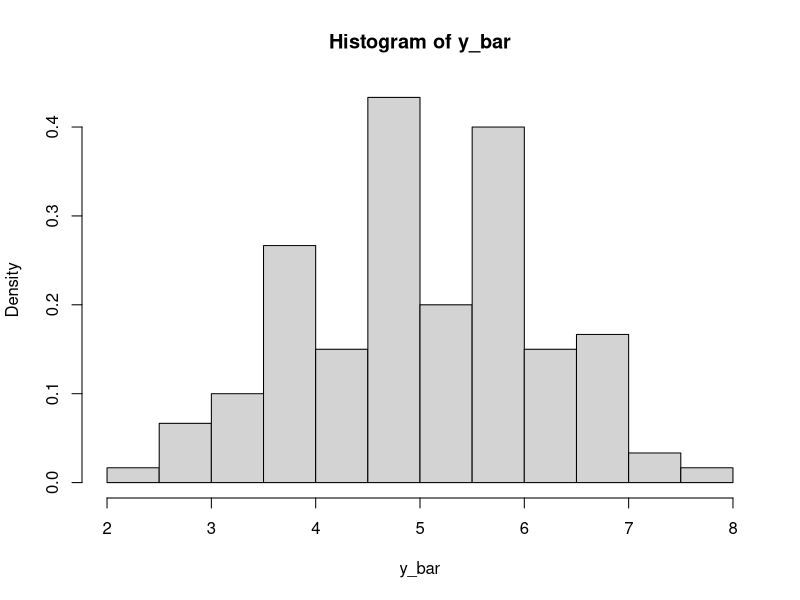
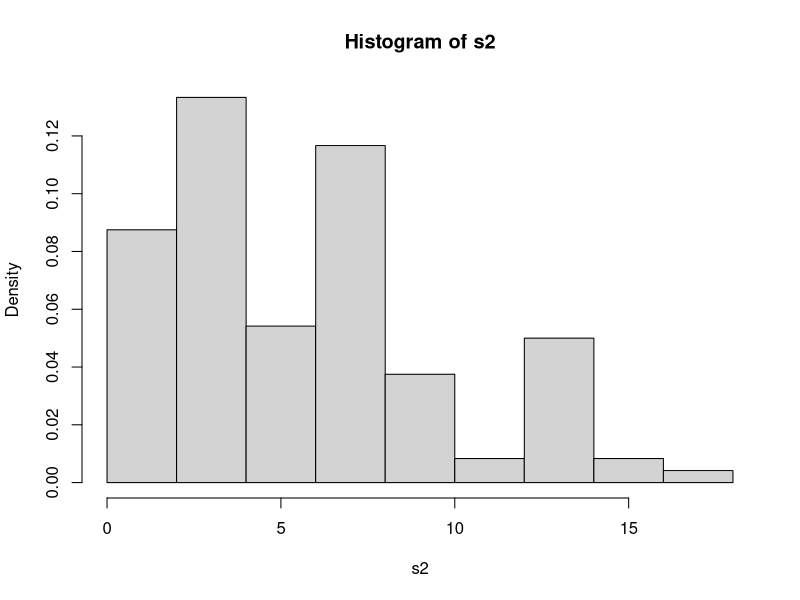

Here is the R script that generated these plots, in order:
## ---- chunk 1
knitr::opts_chunk$set(echo = TRUE)
## ---- chunk 2
a <- c(6, 8, 8, 1, 6, 4, 7, 5, 3, 3)
index_m <- combn(1:10, 3)
y_bar <- rep(0, 120)
s2 <- rep(0, 120)
for(i in 1:120) 
{y_bar[i] <- mean(a[index_m[, i]])
 s2[i] <- var(a[index_m[, i]]) 
}
## ---- chunk 3
hist(y_bar, freq = FALSE)
## ---- chunk 4
hist(s2, freq = FALSE)
